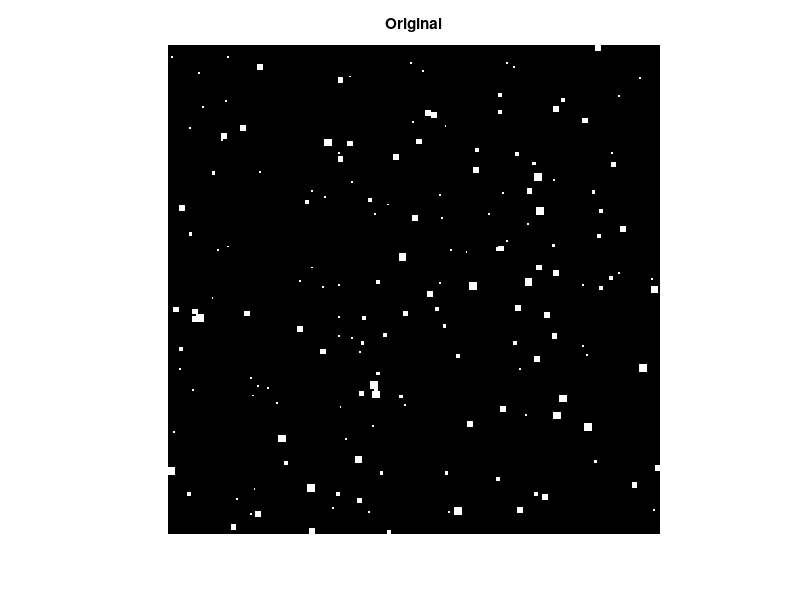
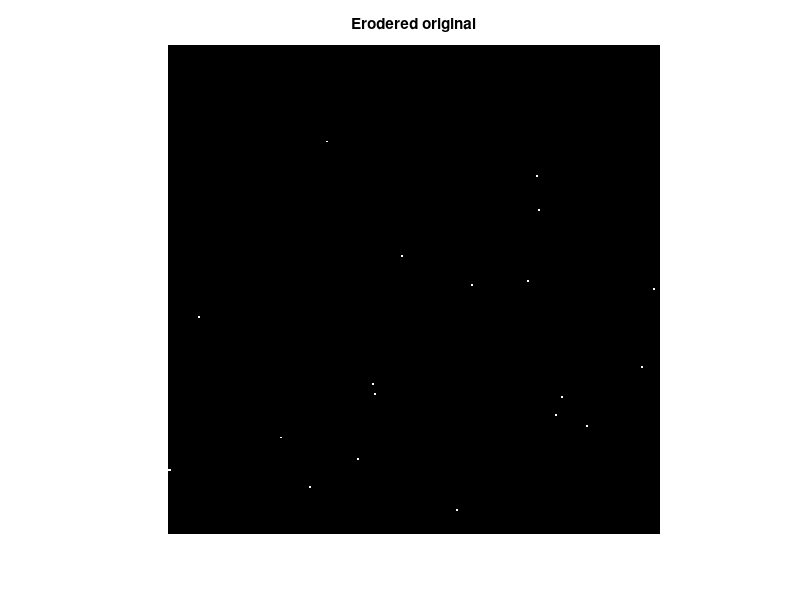
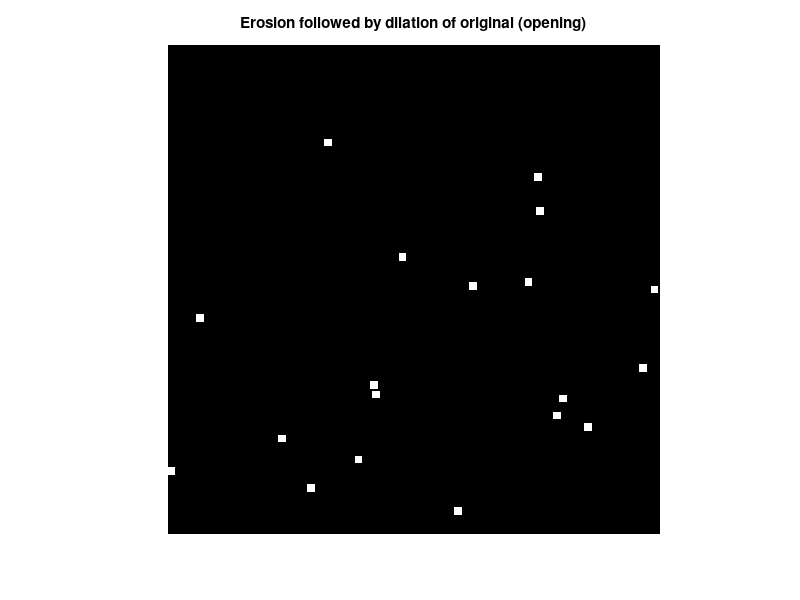

Here is the MATLAB script that generated these plots, in order:
%Erosion and Dilation of small spots usedd for counting
%HKa Jan. 2015

clear, close all;

% Lets make som small squares, random size and location
N = 256;
Image = zeros(N, N);

p=.005; % Parameter to set "power" in noise
x = rand(size(Image));
Image(find(x >= p/2 & x < p)) = 1; % Maximum (saturated) value

[r,s] = find(Image ~= 0);
R = round(4*rand(1,length(r))); %Get square size

for k = 1:length(r)
    for m = 0:R(k)-1
        for n = 0:R(k)-1
            Image(r(k)+m,s(k)+n)=1;
        end
    end
end

bI = logical(Image);
figure, imshow(bI); title('Original')
pause;

% Lets find the squares with side length larger than 4 
structuralElement = strel('square', 4);

bI1 = imerode(bI, structuralElement);
figure, imshow(bI1); title('Erodered original')
pause;

bI2 = imdilate(bI1, structuralElement);
figure, imshow(bI2), title('Erosion followed by dilation of original (opening)')

sum(bI2(:)) / (4*4)
length(find(R == 4)) 

pause;
close all;